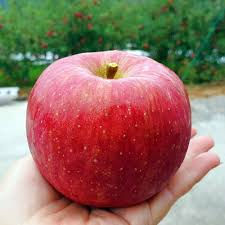
#> input picture python_example/apple.jpeg, 225 x 225 px
$ python python_example4.py
#> lines starting #> are read from the running program, lines starting #| are printed output that depends on the picture
import cv2
import numpy as np

# 1. 흑백 이미지 로드: shape (H, W)
img = cv2.imread('apple.jpeg', cv2.IMREAD_GRAYSCALE)
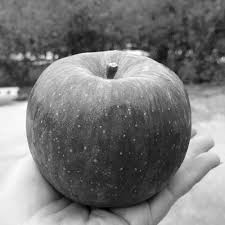
#> img: shape (225, 225); min 0, max 255, mean 120.9
print("원본 shape:", img.shape)
#| 원본 shape: (225, 225)

# 2. (H, W) → (1, H, W): 배치 차원 추가
img_expanded = np.expand_dims(img, axis=0)
print("배치 차원 추가 후:", img_expanded.shape)
#| 배치 차원 추가 후: (1, 225, 225)

# 3. (1, H, W) → (1, 1, H, W): 채널 차원도 추가
img_final = np.expand_dims(img_expanded, axis=1)
print("최종 shape (batch, channel, height, width):", img_final.shape)
#| 최종 shape (batch, channel, height, width): (1, 1, 225, 225)
